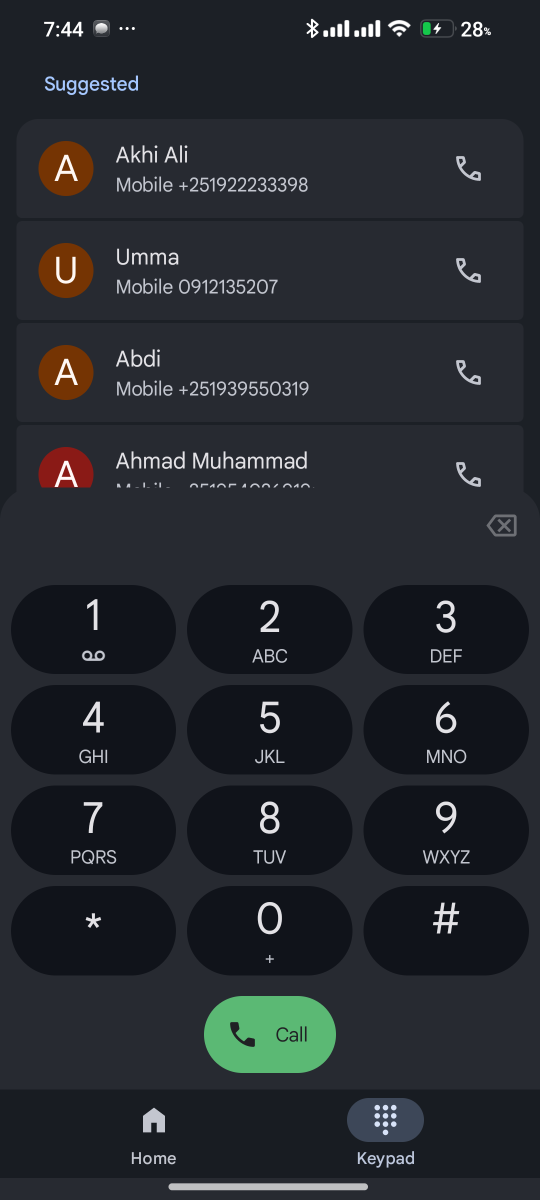
#> input picture screen.png, 1080 x 2400 px (shown at 1/2 size)
$ python -i jarvis_computer_vision.py   (imports and definitions only)
#> lines starting #> are read from the running program, lines starting #| are printed output that depends on the picture; after the words box and inside, x2 and y2 are one past the last pixel; in counts of white or black regions, pixels touching at a corner belong together
#> further down, picture is the input picture: shape (2400, 1080, 3); mean B, G, R 45.7, 40.4, 37
"""
Jarvis Computer Vision Engine

Advanced computer vision capabilities for Windows desktop automation,
screen capture, OCR, and visual understanding.

Features:
- Screen capture and image processing
- OCR (Optical Character Recognition)
- UI element detection
- Visual content analysis
- Cross-platform automation support
"""

import cv2
import numpy as np
import pyocr
import pyocr.toolkit as toolkit
from PIL import Image
import os
import time
from typing import List, Dict, Any, Optional, Tuple
import json
from dataclasses import dataclass
from enum import Enum

class ImageFormat(Enum):
    PNG = "png"
    JPEG = "jpeg"
    BMP = "bmp"
    GRAY = "gray"
    COLOR = "color"

class DetectionConfidence(Enum):
    HIGH = 0.9
    MEDIUM = 0.7
    LOW = 0.5
    MINIMAL = 0.3

@dataclass
class UIElement:
    type: str
    name: str
    bounds: Dict[str, int]
    confidence: float
    text: str = ""
    enabled: bool = True

@dataclass
class ScreenRegion:
    x: int
    y: int
    width: int
    height: int

    # [5 lines left out: function __post_init__, not called in this run]

    def contains(self, x: int, y: int) -> bool:
        return (self.x <= x <= self.x + self.width and
                self.y <= y <= self.y + self.height)

    def to_tuple(self) -> Tuple[int, int, int, int]:
        return (self.x, self.y, self.width, self.height)

class ScreenCapture:
    """Handle screen capture operations."""

    def __init__(self):
        self.screenshot_counter = 0
        self.last_capture_time = 0
        self.min_capture_interval = 0.1  # 100ms minimum

    # [59 lines left out: functions capture_full_screen, capture_window, save_screenshot, not called in this run]
class OCRProcessor:
    """Handle OCR and text extraction."""

    def __init__(self):
        self.tools = toolkit.__all__
        self.default_tool = self.tools[0] if self.tools else None

    # [55 lines left out: functions extract_text, extract_text_with_positions, detect_language, not called in this run]
class UIElementDetector:
    """Detect UI elements in screenshots."""

    def __init__(self):
        self.element_templates = {}
        self.confidence_threshold = 0.7

    def detect_elements(self, image: np.ndarray) -> List[UIElement]:
        """Detect UI elements in image."""
        elements = []

        try:
            # Convert to grayscale for processing
            gray = cv2.cvtColor(image, cv2.COLOR_BGR2GRAY)
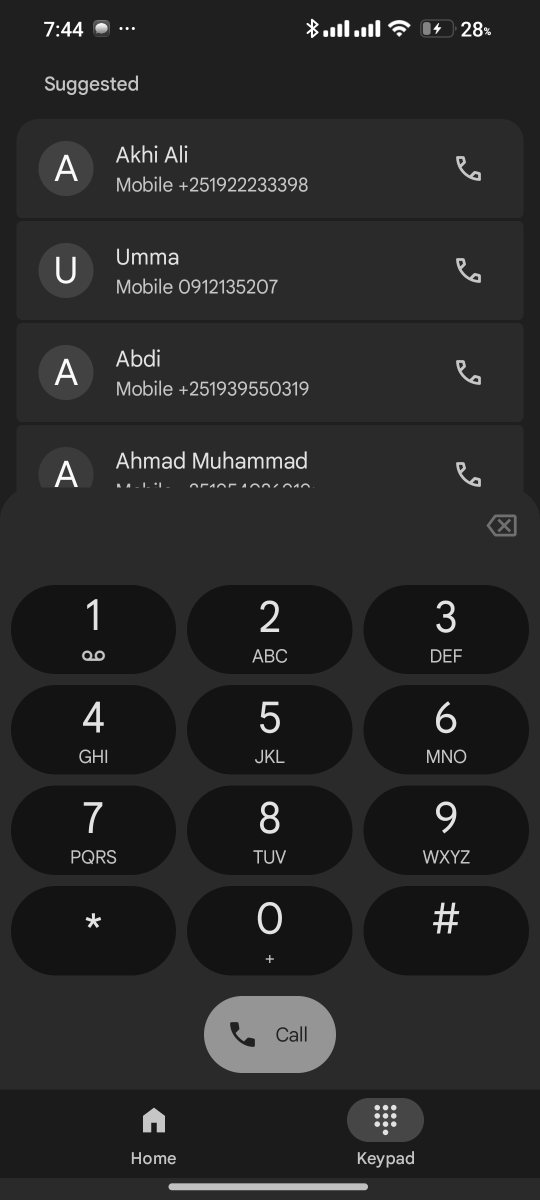
#> gray: shape (2400, 1080) (shown at 1/2 size); min 19, max 255, mean 40

            # Apply edge detection
            edges = cv2.Canny(gray, 50, 150)
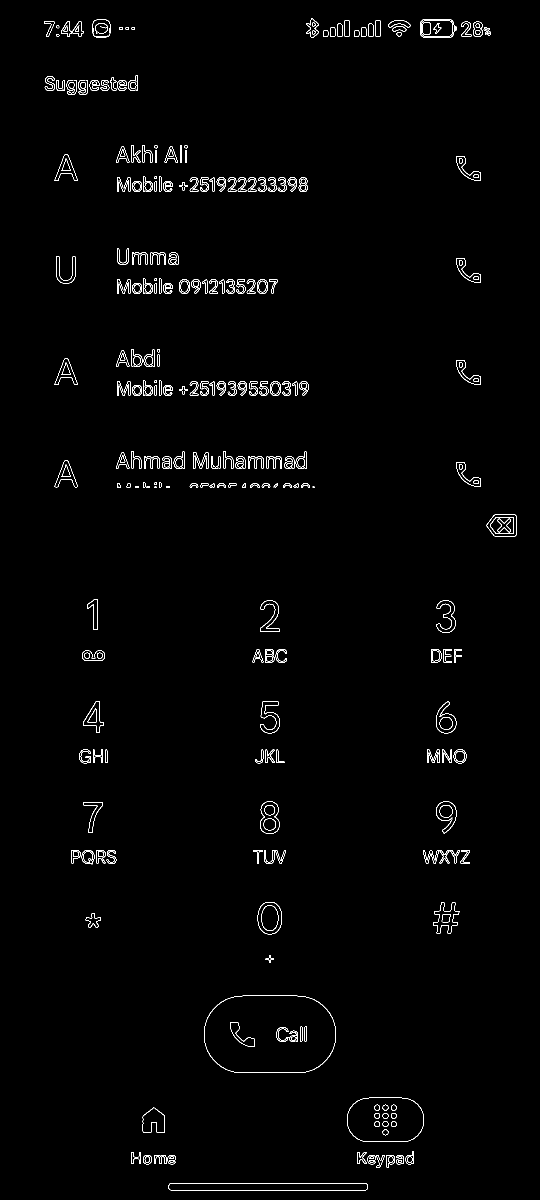
#> edges: shape (2400, 1080) (shown at 1/2 size); 1.2% white in thin lines or dots, all inside (x1, y1, x2, y2) = (88, 37, 1034, 2381)

            # Find contours (potential UI elements)
            contours, _ = cv2.findContours(edges, cv2.RETR_EXTERNAL, cv2.CHAIN_APPROX_SIMPLE)
#> contours = 240 contours, 44 with area under 20; largest, box (x1, y1, x2, y2) and area: (408, 1991, 672, 2146) 35589, (694, 2195, 848, 2284) 11905, (337, 2366, 736, 2381) 5546, (515, 1804, 564, 1869) 2536, (840, 38, 909, 76) 2402

            for contour in contours:
                # Filter by size (ignore small noise)
                area = cv2.contourArea(contour)
                if area < 100:  # Minimum area
                    continue

                # Get bounding box
                x, y, w, h = cv2.boundingRect(contour)

                # Analyze element characteristics
                aspect_ratio = w / h if h > 0 else 0
                size_category = self._categorize_size(area)

                # Classify element type
                element_type = self._classify_element(gray, x, y, w, h, aspect_ratio)

                # Extract text content if possible
                element_text = self._extract_element_text(image, x, y, w, h)

                # Create UI element
                element = UIElement(
                    type=element_type,
                    name=f"{element_type}_{len(elements)}",
                    bounds={"x": x, "y": y, "width": w, "height": h},
                    confidence=self._calculate_element_confidence(gray, x, y, w, h),
                    text=element_text,
                    enabled=self._check_element_enabled(image, x, y, w, h)
                )

                elements.append(element)
#> this loop made 1 pass
#> (area, x, y, w, h, aspect_ratio, size_category, element_type) on pass 1: (5546, 337, 2366, 399, 15, 26.6, 'medium', 'button')
#| Error in UI element detection: 'UIElementDetector' object has no attribute '_check_element_enabled'
#> after the loop, elements = []

        except Exception as e:
            print(f"Error in UI element detection: {e}")

        return elements

    def _categorize_size(self, area: float) -> str:
        """Categorize element by size."""
        if area > 10000:
            return "large"
        elif area > 1000:
            return "medium"
        else:
            return "small"

    def _classify_element(self, gray: np.ndarray, x: int, y: int,
                         w: int, h: int, aspect_ratio: float) -> str:
        """Classify element type based on characteristics."""
        # Simple classification based on size and aspect ratio
        if aspect_ratio > 3:
            return "button"
        elif aspect_ratio < 0.3:
            return "menu"
        elif w > h and w > 100:
            return "toolbar"
        elif h > w and h > 50:
            return "panel"
        else:
            return "unknown"

    def _extract_element_text(self, image: np.ndarray, x: int, y: int,
                             w: int, h: int) -> str:
        """Extract text from UI element."""
        try:
            # Extract element region
            element_region = image[y:y+h, x:x+w]

            # Convert to grayscale for OCR
            gray = cv2.cvtColor(element_region, cv2.COLOR_BGR2GRAY)

            # Use OCR if available
            if hasattr(self, 'ocr_tool') and self.ocr_tool:
                text = self.ocr_tool.extract_text(gray)
                return text.strip()
            else:
                return ""

        except Exception as e:
            print(f"Error extracting element text: {e}")
            return ""

    def _calculate_element_confidence(self, gray: np.ndarray,
                                     x: int, y: int, w: int, h: int) -> float:
        """Calculate confidence score for detected element."""
        try:
            # Extract element region
            element_region = gray[y:y+h, x:x+w]

            # Calculate various features for confidence
            mean_intensity = np.mean(element_region)
            std_intensity = np.std(element_region)
            edge_density = self._calculate_edge_density(element_region)

            # Simple confidence calculation
            confidence = 0.3 * (mean_intensity / 255) + \
                       0.3 * (std_intensity / 255) + \
                       0.4 * edge_density

            return min(confidence, 1.0)

        except Exception as e:
            print(f"Error calculating element confidence: {e}")
            return 0.0

    def _calculate_edge_density(self, region: np.ndarray) -> float:
        """Calculate edge density in a region."""
        try:
            edges = cv2.Canny(region, 50, 150)
            edge_density = np.sum(edges > 0) / (region.shape[0] * region.shape[1])
            return min(edge_density, 1.0)
        except Exception as e:
            print(f"Error calculating edge density: {e}")
            return 0.0

    # [21 lines left out: functions find_element_by_type, find_element_by_text, click_element, not called in this run]
class ScreenAnalyzer:
    """Analyze screen content for understanding and planning."""

    def __init__(self):
        self.context_memory = {}
        self.scene_templates = {}

    # [115 lines left out: functions analyze_screen, _determine_screen_state, _identify_available_actions, _analyze_layout, not called in this run]
class VisualCommandExecutor:
    """Execute commands based on visual content."""

    def __init__(self):
        self.screen_capture = ScreenCapture()
        self.ocr_processor = OCRProcessor()
        self.ui_detector = UIElementDetector()
        self.screen_analyzer = ScreenAnalyzer()

    # [97 lines left out: functions execute_command, _plan_action, _execute_action, not called in this run]

# Global instances for convenience
screen_capture = ScreenCapture()
ocr_processor = OCRProcessor()
ui_detector = UIElementDetector()
screen_analyzer = ScreenAnalyzer()
visual_executor = VisualCommandExecutor()

__all__ = [
    'ScreenCapture',
    'OCRProcessor',
    'UIElementDetector',
    'ScreenAnalyzer',
    'VisualCommandExecutor',
    'screen_capture',
    'ocr_processor',
    'ui_detector',
    'screen_analyzer',
    'visual_executor'
]

# [17 lines not run here, left out]

>>> import cv2
>>> picture = cv2.imread('screen.png')
>>> result = UIElementDetector().detect_elements(picture)
#> result = []
